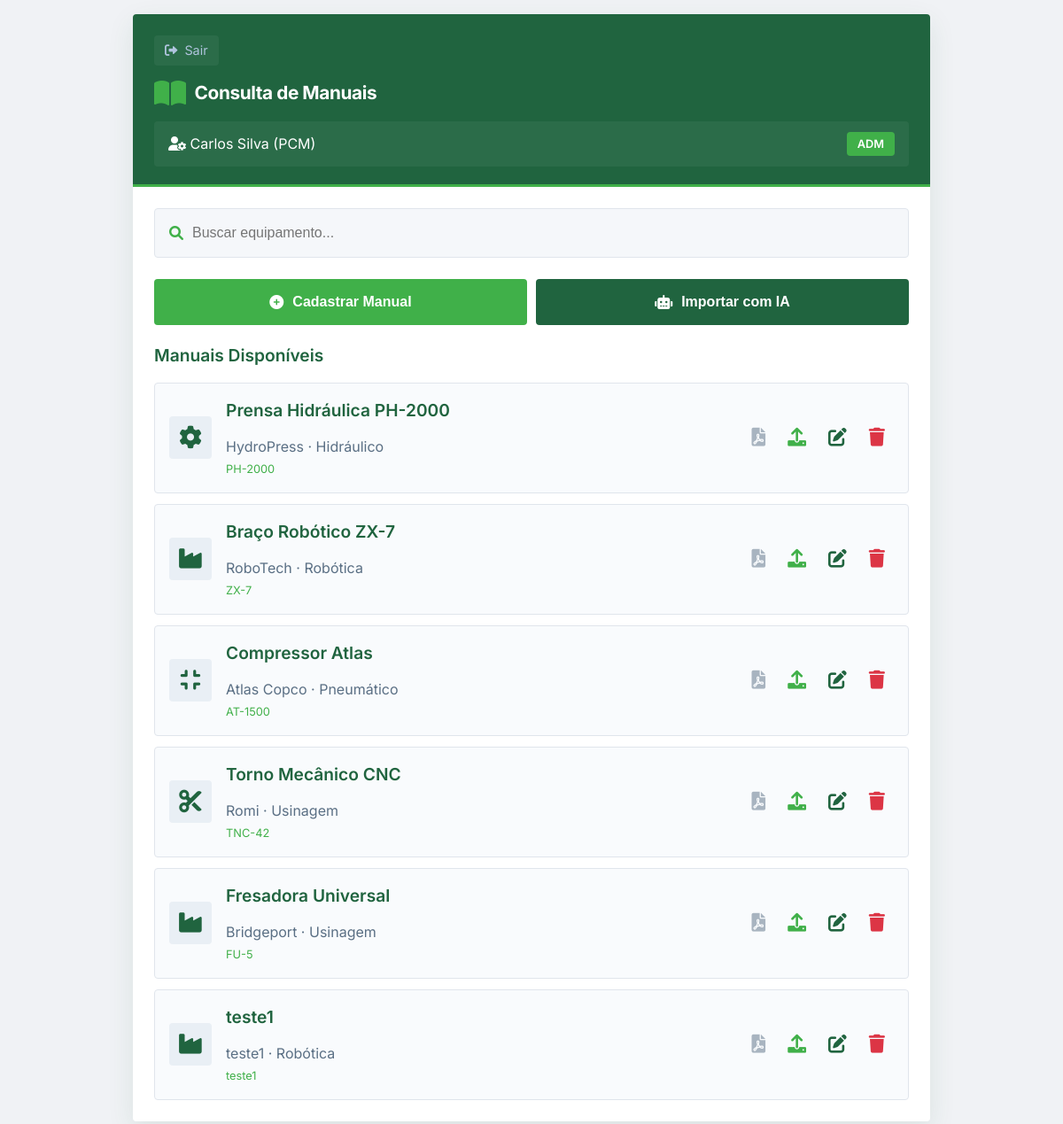
/modulo/leitura (signed in), run on an earlier commit of the app's database.
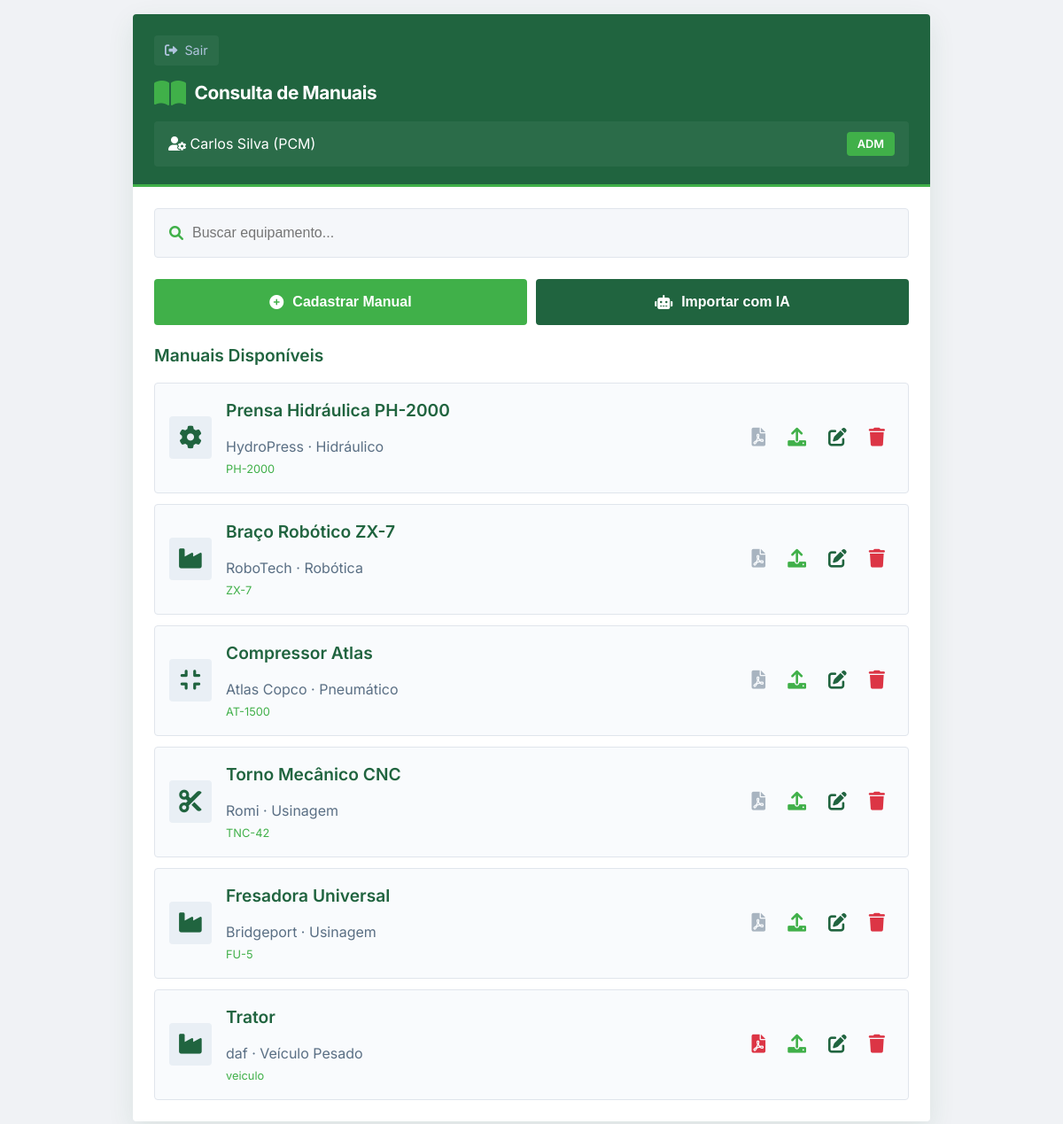
And on a later commit of the database.
### app.py (models this page shows, shortened)
class Equipamento(db.Model):
    __tablename__ = 'equipamentos'
    id = db.Column(db.Integer, primary_key=True)
    nome = db.Column(db.String(100), nullable=False)
    modelo = db.Column(db.String(50))
    fabricante = db.Column(db.String(100))
    tipo = db.Column(db.String(50))
    manual_pdf = db.Column(db.String(200))
    data_cadastro = db.Column(db.DateTime, default=datetime.utcnow)
    itens_padrao = db.relationship('ItemPadraoChecklist', back_populates='equipamento', cascade='all, delete-orphan')
    checklists = db.relationship('Checklist', back_populates='equipamento', cascade='all, delete-orphan')
    chamados = db.relationship('ChamadoCorretivo', back_populates='equipamento', cascade='all, delete-orphan')

### app.py (the view)
@app.route('/modulo/leitura')
@login_required
@modulo_required('leitura')
def modulo_leitura():
    equipamentos = Equipamento.query.all()
    usuario = Usuario.query.get(session['usuario_id'])
    return render_template('modulo_leitura.html',
                         equipamentos=equipamentos,
                         usuario=usuario)

### app.py (called while the page is built)
def login_required(f):
    @wraps(f)
    def decorated_function(*args, **kwargs):
        if 'usuario_id' not in session:
            return redirect(url_for('index'))
        return f(*args, **kwargs)
    return decorated_function

def modulo_required(modulo):
    def decorator(f):
        @wraps(f)
        def decorated_function(*args, **kwargs):
            if 'usuario_id' not in session:
                return redirect(url_for('index'))
            usuario = Usuario.query.get(session['usuario_id'])
            if usuario.modulo_acesso != 'todos' and usuario.modulo_acesso != modulo:
                return redirect(url_for('index'))
            return f(*args, **kwargs)
        return decorated_function
    return decorator

### templates/modulo_leitura.html (shortened to what the changed rows need)
<!DOCTYPE html>
<html lang="pt-BR">
<head>
    <link rel="stylesheet" href="https://cdnjs.cloudflare.com/ajax/libs/font-awesome/6.0.0-beta3/css/all.min.css">
    <link rel="stylesheet" href="{{ url_for('static', filename='css/modulo_leitura.css') }}">
</head>
<body>
<div class="app-container">
    <div class="screen">
        <div class="content-padded">
            <div class="card-list" id="equipamentosList">
                {% for equipamento in equipamentos %}
                <div class="card-item equipamento-item" data-nome="{{ equipamento.nome|lower }} {{ equipamento.modelo|lower }} {{ equipamento.fabricante|lower }} {{ equipamento.tipo|lower }}">
                    <div class="card-icon">
                        {% if 'prensa' in equipamento.nome|lower %}
                        <i class="fas fa-cog"></i>
                        {% elif 'robô' in equipamento.nome|lower or 'robot' in equipamento.nome|lower %}
                        <i class="fas fa-robot"></i>
                        {% elif 'compressor' in equipamento.nome|lower %}
                        <i class="fas fa-compress"></i>
                        {% elif 'torno' in equipamento.nome|lower %}
                        <i class="fas fa-cut"></i>
                        {% elif 'caminhão' in equipamento.nome|lower or 'daf' in equipamento.nome|lower %}
                        <i class="fas fa-truck"></i>
                        {% else %}
                        <i class="fas fa-industry"></i>
                        {% endif %}
                    </div>
                    <div style="flex:1;">
                        <h3>{{ equipamento.nome }}</h3>
                        <p style="color:#5a6f84; margin-bottom: 4px;">{{ equipamento.fabricante }} · {{ equipamento.tipo }}</p>
                        <p style="font-size:0.8rem; color:#40b049;">{{ equipamento.modelo }}</p>
                    </div>
                    <div style="display: flex; gap: 5px; align-items: center;">
                        {% if equipamento.manual_pdf %}
                        <i class="fas fa-file-pdf download-btn pdf" onclick="baixarManual({{ equipamento.id }})" title="Baixar manual (PDF)"></i>
                        {% else %}
                        <i class="fas fa-file-pdf download-btn" style="color: #5a6f84; opacity:0.5; cursor: not-allowed;" title="Sem manual disponível"></i>
                        {% endif %}
                        {% if usuario.perfil == 'pcm' %}
                        <i class="fas fa-upload download-btn upload" onclick="abrirModalUploadManual({{ equipamento.id }}, '{{ equipamento.nome }}')" title="Upload de manual"></i>
                        <i class="fas fa-edit download-btn edit" onclick="editarEquipamento({{ equipamento.id }})" title="Editar equipamento"></i>
                        <i class="fas fa-trash download-btn delete" onclick="confirmarExcluirEquipamento({{ equipamento.id }}, '{{ equipamento.nome }}')" title="Excluir equipamento"></i>
                        {% endif %}
                    </div>
                </div>
                {% endfor %}
            </div>
        </div>
    </div>
</div>
</body>
</html>

What changed in the data, as far as the page shows it:
removed Equipamento: nome "teste1", fabricante "teste1", tipo "Robótica", modelo "teste1"
added Equipamento: nome "Trator", fabricante "daf", tipo "Veículo Pesado", modelo "veiculo"
